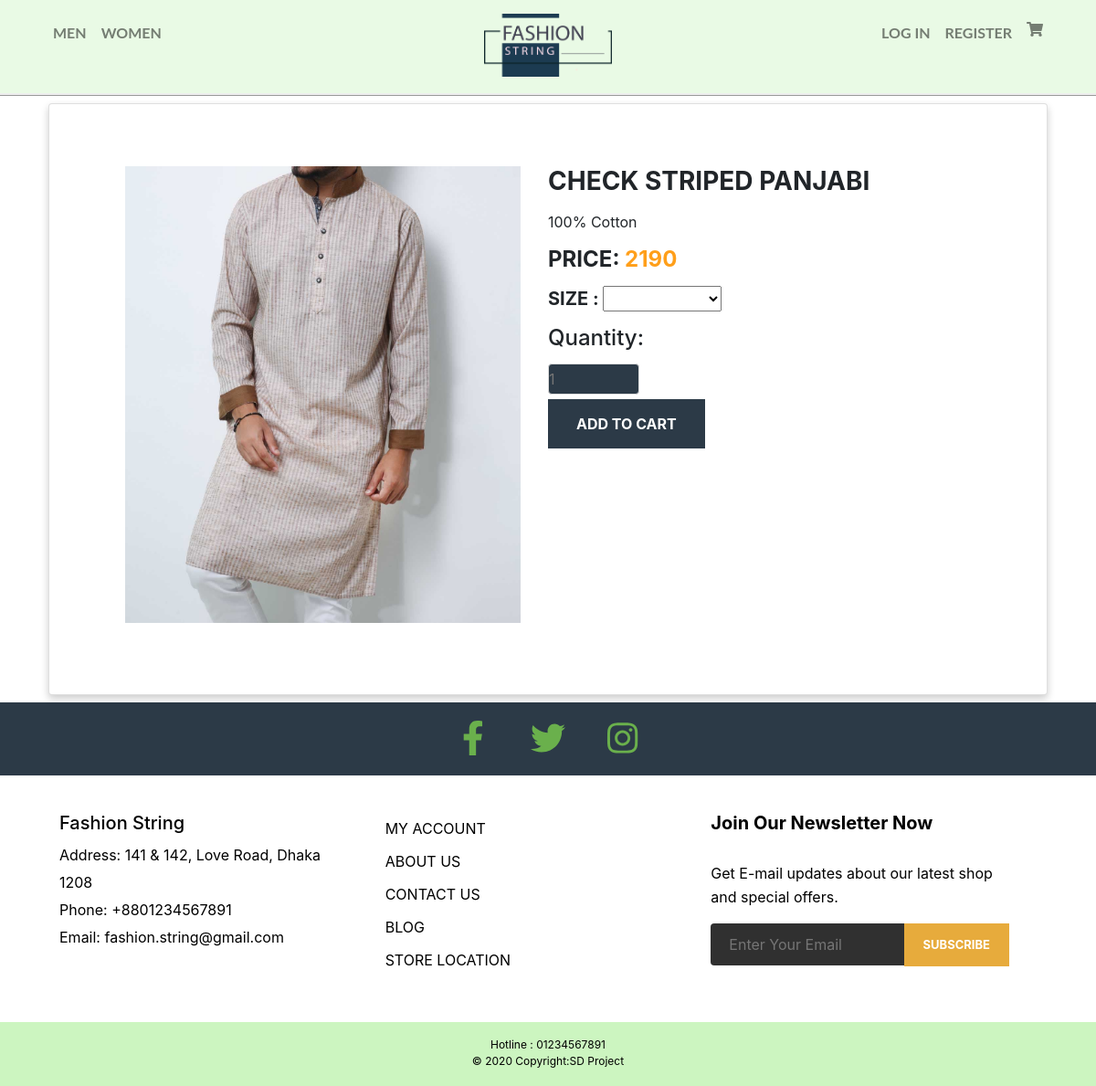
The app's page /product-details.php?product_id=4 with its own data.
### tables this page shows
CREATE TABLE `product` (
  `Product_ID` int(255) NOT NULL,
  `Title` varchar(255) NOT NULL,
  `Price` float NOT NULL,
  `Image1` varchar(255) NOT NULL,
  `Image2` varchar(255) NOT NULL,
  `parent_cat` int(255) NOT NULL,
  `cat_id` int(255) NOT NULL,
  `Description` varchar(255) NOT NULL,
  `Status` tinyint(5) NOT NULL,
  `Qty` int(255) NOT NULL
);

### product-details.php (the view, shortened to what this page needs)
<?php
include "db_connection.php";  ?>
<html>
<head>
<link rel="stylesheet" href="css/style.css">
<link rel="stylesheet" href="https://stackpath.bootstrapcdn.com/bootstrap/4.3.1/css/bootstrap.min.css">
</head>
<body>
 <?php
  include "header.php" ?>
  <div class="container">
		<div class="card">
			<div class="container">
				<div class="row">
					<?php
					$single_product_query =  "SELECT `Product_ID`, `Title`, `Price`, `Image1`, `Image2`, `parent_cat`, `cat_id`, `Description`, `Status`, `Qty` FROM `product` WHERE Product_ID=$_GET[product_id] ORDER BY Product_ID ASC";
                    $single_product_queryfire = mysqli_query($conn , $single_product_query);
                    $single_product = mysqli_fetch_array($single_product_queryfire) ?>
					<div class="preview col-md-6">
						<div class="preview-pic tab-content">
						  <div class="tab-pane active" id="pic-1"><img src="<?php echo $single_product['Image1']; ?>"></div>
						</div>
					</div>
					<br>
					<div class="details col-md-6 col-sm-12">
						<h3 class="product-title"><?php echo $single_product['Title']; ?></h3>
						<p class="product-description"><?php echo $single_product['Description']; ?>
						</p>
						<h4 class="price">PRICE: <span><?php echo $single_product['Price']; ?></span></h4>
						<h5 class="sizes">SIZE :
							<select name="size">
								<option value="null"></option>
    							<option value="small">Small</option>
  							</select>
						</h5>
						<form method="get" action="addtocart.php">
							<div class="quantity">
								<h4 class="quantity">Quantity:</h4>
									<input type="text" name="quant" placeholder="1">
							</div>
							<div class="shop-btn-wrap">
								<button class="add-to-cart"  name="add_cart" type="submit" value="Add to Cart">add to cart</button>
							</div>
						</form>
					</div>
				</div>
			</div>
		</div>
	</div>
<?php
include "footer.php"; ?>
</body>
</html>

### css/style.css (style rules this page uses)
* { box-sizing: border-box; padding: 0; margin: 0; }
.row { width: 100%; }
.row { width: 100%; padding: 20px 20px 20px 20px; }
.preview { width: 100%; height: 500px; margin-bottom: 10px; padding-bottom: 10px; overflow: hidden; }
.tab-content { overflow: hidden; }
.tab-content img { width: 100%; }
.card { margin-top: 50px; background: #eee; padding: 3em; line-height: 1.5em; }
.product-title, .price, .sizes, .colors .quantity { text-transform: UPPERCASE; font-weight: bold; }
.quantity { padding-bottom: 5px; }
h4 { font-weight: bold; }
.checked, .price span { color: #ff9f1a; }
.product-title,.product-description, .price, .sizes { margin-bottom: 15px; }
.product-title { margin-top: 0; }
.add-to-cart { background: #2c3a47; padding: 15px 31px; border: none; text-transform: UPPERCASE; font-weight: bold; color: #fff; }
span { cursor:pointer; }
input { height:34px; width: 100px; background-color: #2c3a47; color: white; font-size: 26px; border:1px solid #ddd; border-radius:4px; display: inline-block; vertical-align: middle; }
.card { box-shadow: 0 4px 8px 0 rgba(0, 0, 0, 0.2); margin: 8px; }
.container { padding: 0 16px; }
.container::after, .row::after { content: ""; clear: both; display: table; }

### records on screen
product: Image1 (picture), Title "CHECK STRIPED PANJABI", Description "100% Cotton", Price "2190"

### other values on screen
$user "LOG IN"
$registration "REGISTER"
